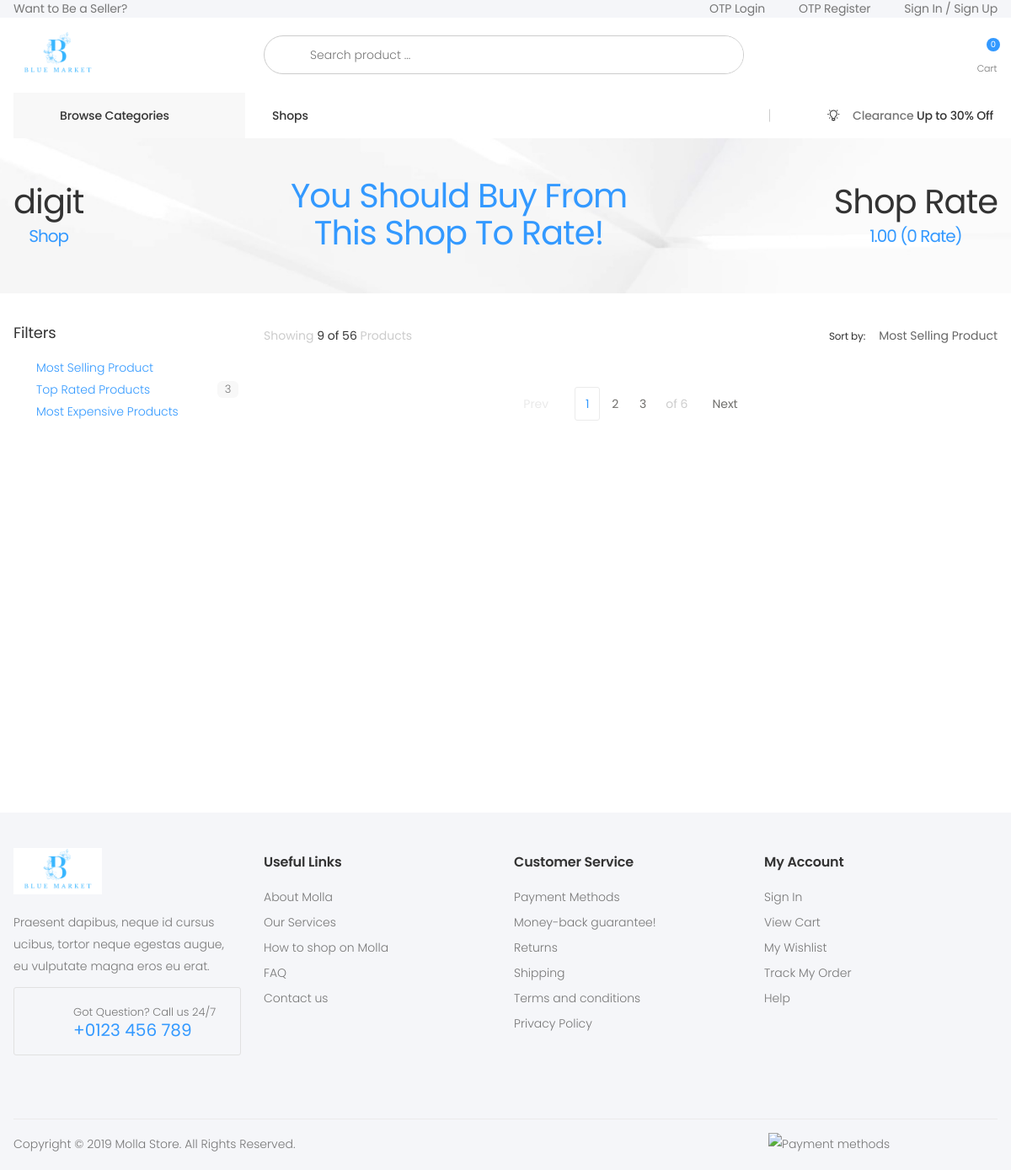
Page /vendor/top_selling_product_shop/1/ on the earlier database version.
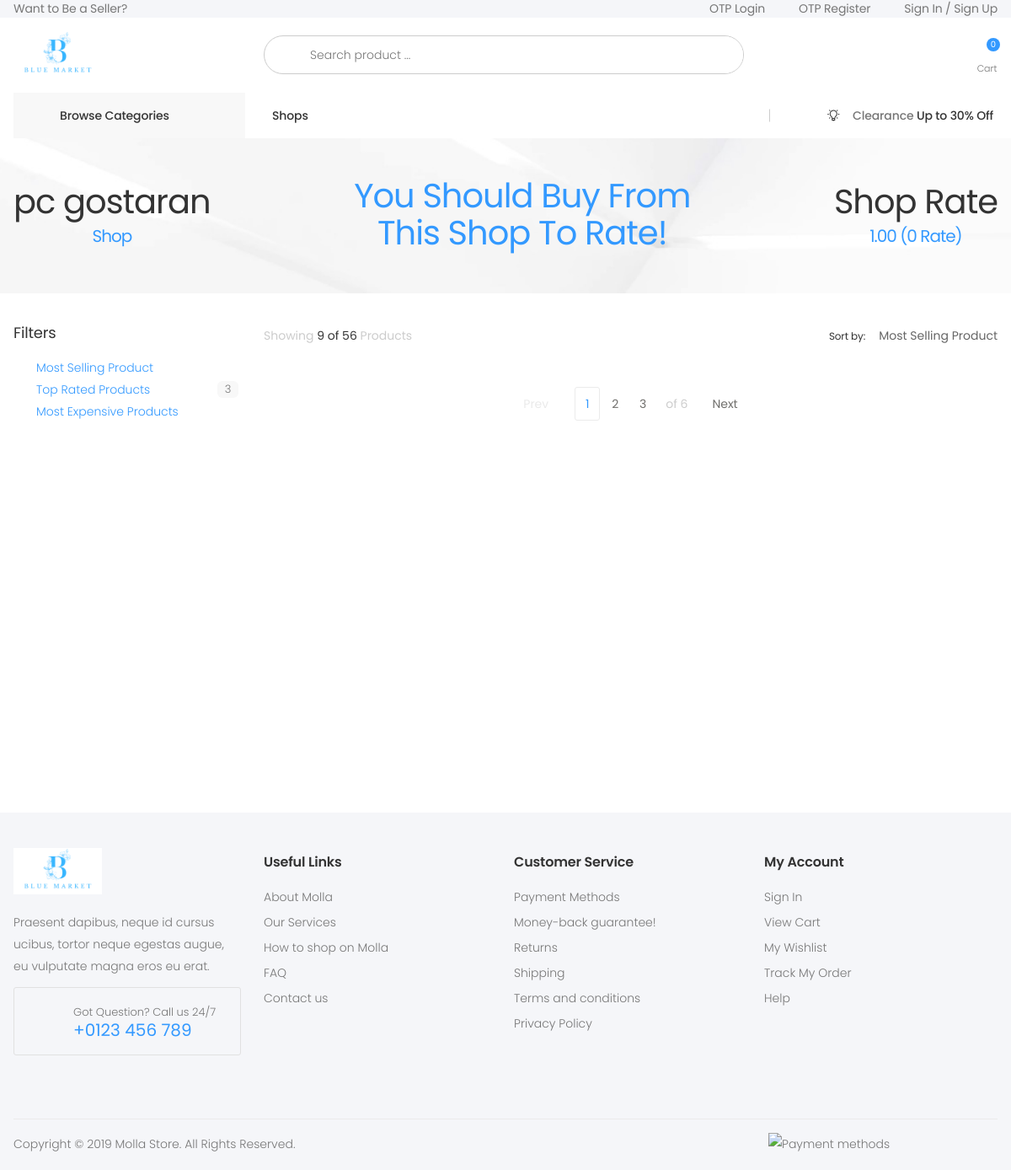
Same page on the later database version.
### vendors/models.py (models this page shows, shortened)
class Vendor(models.Model):
    name = models.CharField(max_length=100, unique=True)
    phone = models.CharField(max_length=11,
                             validators=[MinLengthValidator(11), MaxLengthValidator(11)])
    email = models.EmailField()
    status = models.BooleanField()
    created_at = jmodels.jDateTimeField(auto_now_add=True)
    rating_count = models.IntegerField(default=0)
    sum_rating = models.IntegerField(default=0)
    average_rating = models.DecimalField(
        max_digits=3, decimal_places=2, default=1.00,validators=[
                                            MinValueValidator(1.0),
                                            MaxValueValidator(5.0)
                                        ])
    user = models.ManyToManyField(
        User, related_name='vendors')
    address = models.TextField()

### vendors/views.py (the view)
# urls.py: path('top_selling_product_shop/<pk>/', TopSellingProductShop.as_view(), name='top-selling-p-shop'),
@method_decorator(roles_required('customer', 'admin', 'anonymous'), name='dispatch')
class TopSellingProductShop(DetailView):
    model = Vendor
    template_name = 'filters/top-selling-product-shop.html'
    def get_context_data(self, **kwargs):
        context = super().get_context_data(**kwargs)
        orders = OrderItem.objects.all()
        total_sales = orders.values('product_id').annotate(
            total=Sum('quantity')).order_by('-total')
        products = []
        for product in total_sales:
            product = Product.objects.filter(
                id=product['product_id'], vendor=self.kwargs['pk']).first()
            if product:
                products.append(product)
        context['products'] = products
        return context

### orders/cart.py (called while the page is built)
    def __len__(self):
        return len(self.cart.keys())

### orders/context_processors.py (called while the page is built)
def cart(request):
    return {'cart':Cart(request)}

### vendors/context_processors.py (called while the page is built)
def myvendor(request):
    if request.user.is_authenticated:
        vendors = Vendor.objects.prefetch_related('user').filter(user=request.user.id)
        return {'my_vendor': vendors}
    else:
        return {}

### website/context_processors.py (called while the page is built)
def product_and_category(request):
    categories = Category.objects.all()
    products = Product.objects.all()
    vendors = Vendor.objects.all()
    return {'categories': categories, 'products': products, 'vendors': vendors}

### templates/filters/top-selling-product-shop.html (shortened to what the changed rows need)
{% extends "website/base.html" %}
{% load static %}
{% block content %}
    <div class="page-wrapper">
        <main class="main">
        	<div class="page-header text-center" style="background-image: url('{% static "assets/images/page-header-bg.jpg" %}')">
        		<div class="container" style="display: flex; justify-content: space-between; align-items: center;">
        			<h1 class="page-title">{{vendor.name}}<span>Shop</span></h1>
					{% if vendor.name in shops and not my_rating %}
        			<a href="{% url 'vendors:shop-rating' vendor.pk %}"><h1 style="color:#39f" class="page-title">Rate This Shop</h1></a>
					{% elif not  vendor.name in shops %}
					<h1 style="color:#39f" class="page-title">You Should Buy From<br> This Shop To Rate!</h1>
					{% else %}
					<h1 style="color:#39f" class="page-title">Your Rate to This Shop: {{my_rating.first}}</h1>
					{% endif %}
        			<h1 class="page-title">Shop Rate<span>{{vendor.average_rating}} ({{vendor.rating_count}} Rate)</span></h1>
        		</div>
        	</div>
        </main>
    </div>
{% endblock content %}

Differences in the rows shown:
changed Vendor: name "digit" → "pc gostaran"
